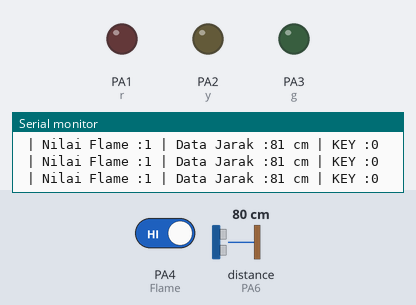
This sketch was run on a simulated STM32 Blue Pill. On the bench: output pins drawn as LEDs (lit = HIGH), the last lines printed to the serial monitor. Inputs (shaded band) come from the test bench; at power-on: PA4 (Flame) HIGH, distance to the obstacle (sensor on PA6) 80 cm. The echo pulse lasts 58.3 µs per cm.

Above: at 1.3 s.
1.4 s: PA4 (Flame) driven LOW
At 2.4 s:
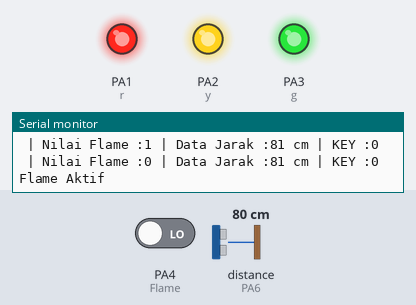
4.4 s: distance to the obstacle (sensor on PA6) set to 120 cm
At 6.9 s:
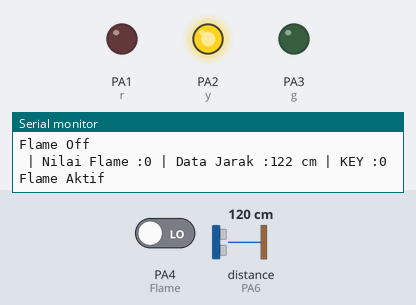
7.4 s: distance to the obstacle (sensor on PA6) set to 35 cm
9.5 s: distance to the obstacle (sensor on PA6) set to 250 cm
At 11.4 s:
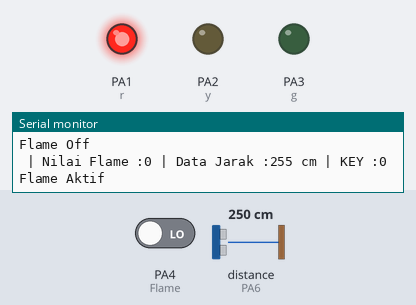
Timing chart, 0 to 13.5 s (numbered marks = the images above; inputs shaded):
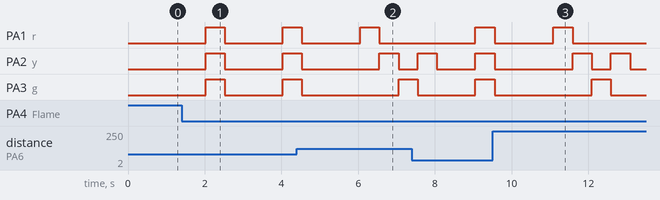

The sketch:

Challenge_111.ino
```cpp
#include <NewPing.h>

//Variable
int r =PA1;
int y =PA2;
int g =PA3;

int Flame =PA4;
int echo =PA6;
int trigger =PA7;
int batas =400;

int key;
NewPing cm(trigger,echo,batas);

void setup(){
  Serial.begin(9600);
  pinMode(Flame,INPUT);
  pinMode(r,OUTPUT);
  pinMode(y,OUTPUT);
  pinMode(g,OUTPUT);
}

void loop(){
  int readFlame=digitalRead(Flame);
  int readDistance=cm.ping_cm();

  Serial.print(" | Nilai Flame :");Serial.print(readFlame);
  Serial.print(" | Data Jarak :");Serial.print(readDistance);
  Serial.print(" cm");
  Serial.print(" | KEY :");Serial.print(key);
  Serial.println();
  delay(500);

  //Logika
  if(readFlame==0 and key==0){
    Serial.print("Flame Aktif");
    Serial.println();
    key=1;

  }else if(readFlame==0 and key==1){
    Serial.print("Flame Off");
    Serial.println();
    key=0;
  }

  if (readDistance >=100 and key==1){
    digitalWrite(r,HIGH);
    delay(500);
    digitalWrite(r,LOW);
    digitalWrite(y,HIGH);
    delay(500);
    digitalWrite(y,LOW);
    digitalWrite(g,HIGH);
    delay(500);
    digitalWrite(g,LOW);
    digitalWrite(y,HIGH);
    delay(500);
    digitalWrite(y,LOW);
    Serial.print("JAUH ");
    Serial.println();
  }
  else if(readDistance >=20 and readDistance <=100 and key==1){
    digitalWrite(r,HIGH);
    digitalWrite(y,HIGH);
    digitalWrite(g,HIGH);
    delay(500);
    digitalWrite(r,LOW);
    digitalWrite(y,LOW);
    digitalWrite(g,LOW);
    delay(500);
    Serial.print("SEDANG ");
    Serial.println();
  }
  else if(readDistance <=20 and key==1){
    digitalWrite(r,HIGH);
    digitalWrite(y,HIGH);
    digitalWrite(g,HIGH);
    delay(100);
    digitalWrite(r,LOW);
    digitalWrite(y,LOW);
    digitalWrite(g,LOW);
    delay(100);
    Serial.print("DEKAT ");
    Serial.println();
  }

}
```

Measured:
- after the input at 1.4 s, PA1 (r), PA2 (y), PA3 (g): LOW → HIGH after 0.62 s, → LOW 0.50 s later, → HIGH 1.5 s later
- after the input at 9.5 s, PA1 (r): goes on until 11.6 s, then stays LOW
